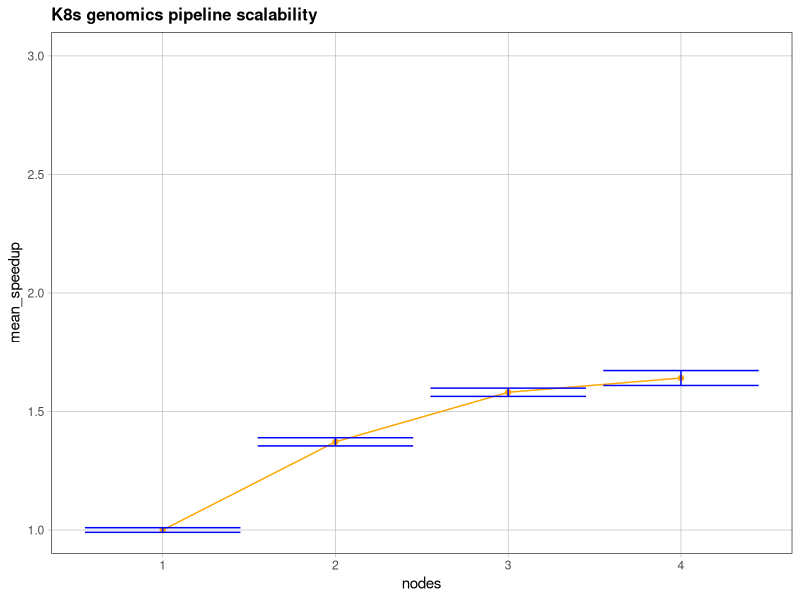
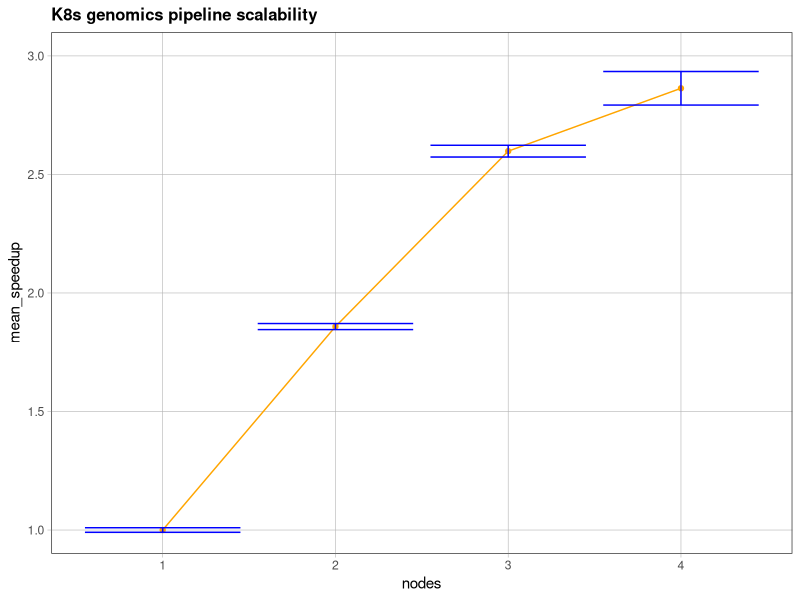
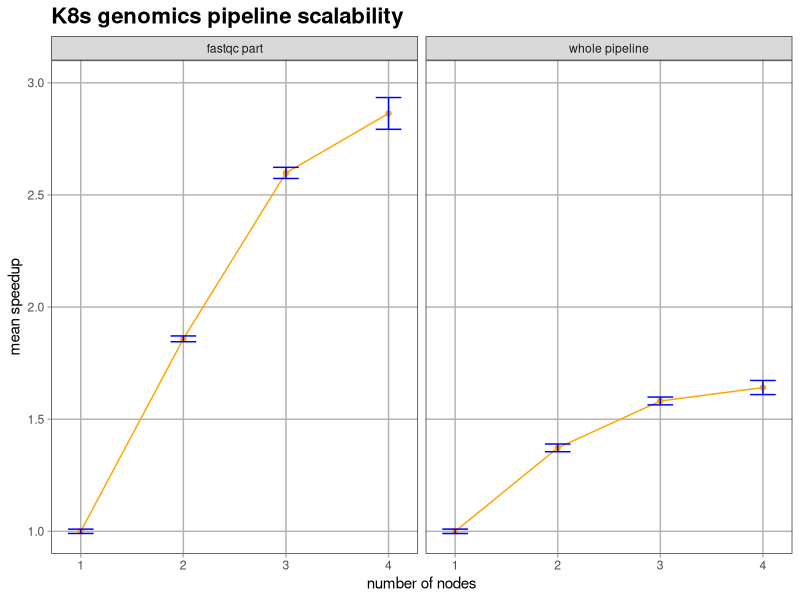

Here is the R script that generated these plots, in order: (Note: this script raises an error after producing the figures.)
library(tidyverse)
get_speedup <- function (dataframe) {
  t1s <- dataframe %>%
    filter(nodes == 1) %>%
    select(exec_time_sec) %>%
    rename(t1 = exec_time_sec)

  speedup <- crossing(t1s, dataframe) %>%
    mutate(speedup = t1/exec_time_sec) %>%
    group_by(nodes) %>%
    summarise(
      mean_speedup = mean(speedup),
      sd_speedup = sd(speedup)
    )
  return(speedup)
}
plot_scalability <- function (speedup) {
  p <- ggplot(speedup, aes(nodes, mean_speedup)) +
    theme_bw() +
    theme(
      plot.title = element_text(face = "bold", size = 12),
      axis.ticks = element_line(colour = "grey70", size = 0.2),
      panel.grid.major = element_line(colour = "grey70", size = 0.2),
      panel.grid.minor = element_blank()
    ) +
    labs(
      title = "K8s genomics pipeline scalability"
    ) +
    geom_line(color = "orange") +
    geom_point(color = "orange") +
    geom_errorbar(aes(x=nodes,
                      y=sd_speedup,
                      ymin=mean_speedup-sd_speedup,
                      ymax=mean_speedup+sd_speedup),
                  color = "blue"
    ) +
    coord_cartesian(ylim = c(1.0, 3.0))
  return(p)
}
times <- read.csv("scalability/times.csv")
pipeline_speedup <- get_speedup(times)
plot_scalability(pipeline_speedup)

fastqc_times <- read.csv("scalability/fastqc_times.csv")
fastqc_speedup <- get_speedup(fastqc_times)
plot_scalability(fastqc_speedup)

pipeline_speedup <-
  pipeline_speedup %>%
    mutate(type = "whole pipeline")

fastqc_speedup <-
  fastqc_speedup %>%
    mutate(type = "fastqc part")

t <- bind_rows(pipeline_speedup, fastqc_speedup) %>%
  mutate(type = as.factor(type))

ggplot(t, aes(nodes, mean_speedup)) +
  facet_wrap(~ type) +
  theme_bw() +
  theme(
    plot.title = element_text(face = "bold", size = 16),
    axis.ticks = element_line(colour = "grey70", size = 0.5),
    panel.grid.major = element_line(colour = "grey70", size = 0.5),
    panel.grid.minor = element_blank()
  ) +
  labs(
    title = "K8s genomics pipeline scalability",
    x = "number of nodes",
    y = "mean speedup"
  ) +
  geom_line(color = "orange") +
  geom_point(color = "orange") +
  geom_errorbar(aes(x=nodes,
                    y=sd_speedup,
                    ymin=mean_speedup-sd_speedup,
                    ymax=mean_speedup+sd_speedup),
                color = "blue",
                width = 0.25
  ) +
  coord_cartesian(ylim = c(1.0, 3.0))


ggplot(t, aes(nodes, mean_speedup, group = type, color = type)) +
  theme_hc() +
  theme(
    plot.title = element_text(face = "bold", size = 23),
    axis.ticks = element_line(colour = "grey70", size = 1),
    panel.grid.major = element_line(colour = "grey70", size = 1),
    panel.grid.minor = element_blank(),
    axis.text = element_text(size = 13),
    axis.title = element_text(size = 18),
    legend.text = element_text(size = 15),
    legend.title = element_blank(),
    legend.key.size = unit(1, 'cm')
  ) +
  labs(
    title = "K8s genomics pipeline scalability",
    x = "number of nodes",
    y = "mean speedup"
  ) +
  geom_line() +
  geom_point() +
  geom_errorbar(aes(x=nodes,
                    y=sd_speedup,
                    ymin=mean_speedup-sd_speedup,
                    ymax=mean_speedup+sd_speedup),
                width = 0.25
  ) +
  geom_abline(aes(fill="black"), slope = 1, intercept = 0, linetype = "dashed") +
  coord_cartesian(ylim = c(1.0, 4.0))
